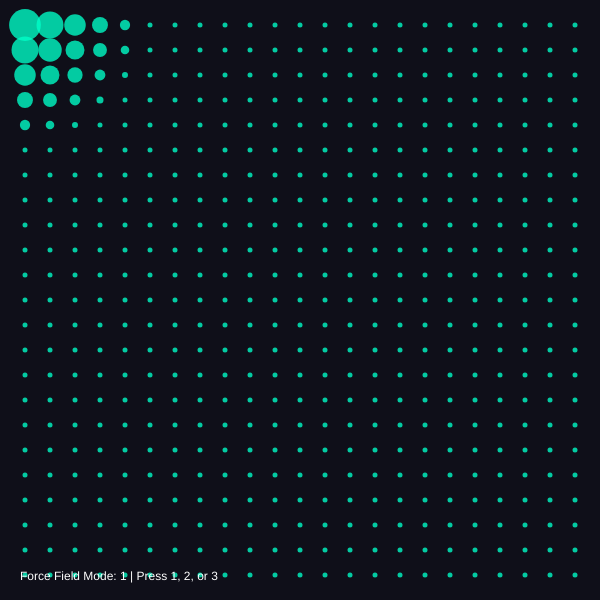
Frame 1 (no input)
Frame 60 (no input): identical to frame 1, image omitted
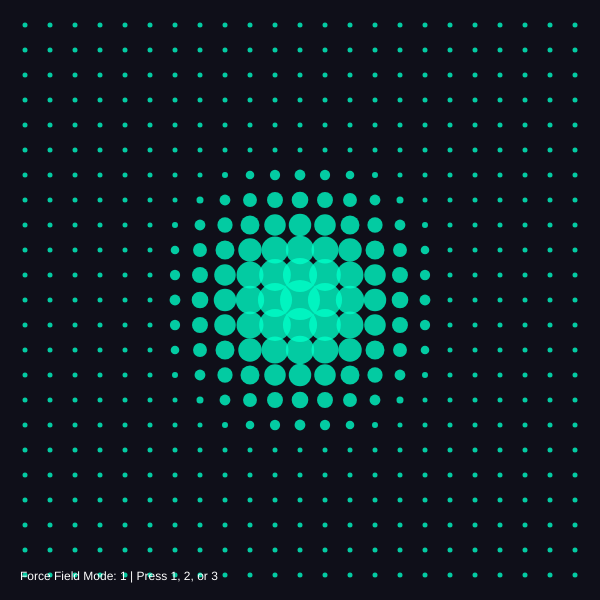
Frame 120 (the mouse pressed at the canvas centre since frame 60)

The p5.js sketch that drew these frames (run headless with seeded random() and noise() and a simulated clock; from frame 60 on, the mouse is pressed at the canvas centre):

// p5.js sketch
// ── sketch.js
let mode = 1;
let elements = [];
let spacing = 25;

function setup() {
  createCanvas(600, 600);
  rectMode(CENTER);
  
  // Initialization: Building the particle grid
  for (let x = spacing; x < width; x += spacing) {
    for (let y = spacing; y < height; y += spacing) {
      elements.push(new Particle(x, y));
    }
  }
}

function draw() {
  background(15, 15, 25);
  
  // Loop through all objects in the array
  for (let p of elements) {
    p.update();
    p.display();
  }
  
  renderUI();
}

class Particle {
  constructor(x, y) {
    this.originX = x;
    this.originY = y;
    this.x = x;
    this.y = y;
    this.size = 10;
    this.c = color(255);
  }

  update() {
    let d = dist(mouseX, mouseY, this.originX, this.originY);
    
    if (mode === 1) {
      // Behavior 1: Proximity Scaling
      this.size = map(d, 0, 150, 40, 5, true);
      this.c = color(0, 255, 200, 200);
      this.x = lerp(this.x, this.originX, 0.1);
      this.y = lerp(this.y, this.originY, 0.1);

    } else if (mode === 2) {
      // Behavior 2: Vector Repulsion
      let angle = atan2(this.originY - mouseY, this.originX - mouseX);
      let push = map(d, 0, 200, 50, 0, true);
      let targetX = this.originX + cos(angle) * push;
      let targetY = this.originY + sin(angle) * push;
      
      this.x = lerp(this.x, targetX, 0.1);
      this.y = lerp(this.y, targetY, 0.1);
      this.size = 12;
      this.c = color(255, 100, 255);

    } else if (mode === 3) {
      // Behavior 3: Rotational Drift
      let rotSpeed = map(d, 0, 300, 0.1, 0, true);
      let angle = frameCount * rotSpeed;
      this.x = this.originX + cos(angle) * 15;
      this.y = this.originY + sin(angle) * 15;
      this.size = 15;
      this.c = color(255, 204, 0);
    }
  }

  display() {
    push();
    translate(this.x, this.y);
    fill(this.c);
    noStroke();
    if (mode === 2) rect(0, 0, this.size, this.size);
    else ellipse(0, 0, this.size, this.size);
    pop();
  }
}

function renderUI() {
  fill(255);
  noStroke();
  textSize(12);
  text("Force Field Mode: " + mode + " | Press 1, 2, or 3", 20, height - 20);
}

function keyPressed() {
  if (key === '1') mode = 1;
  if (key === '2') mode = 2;
  if (key === '3') mode = 3;
}
